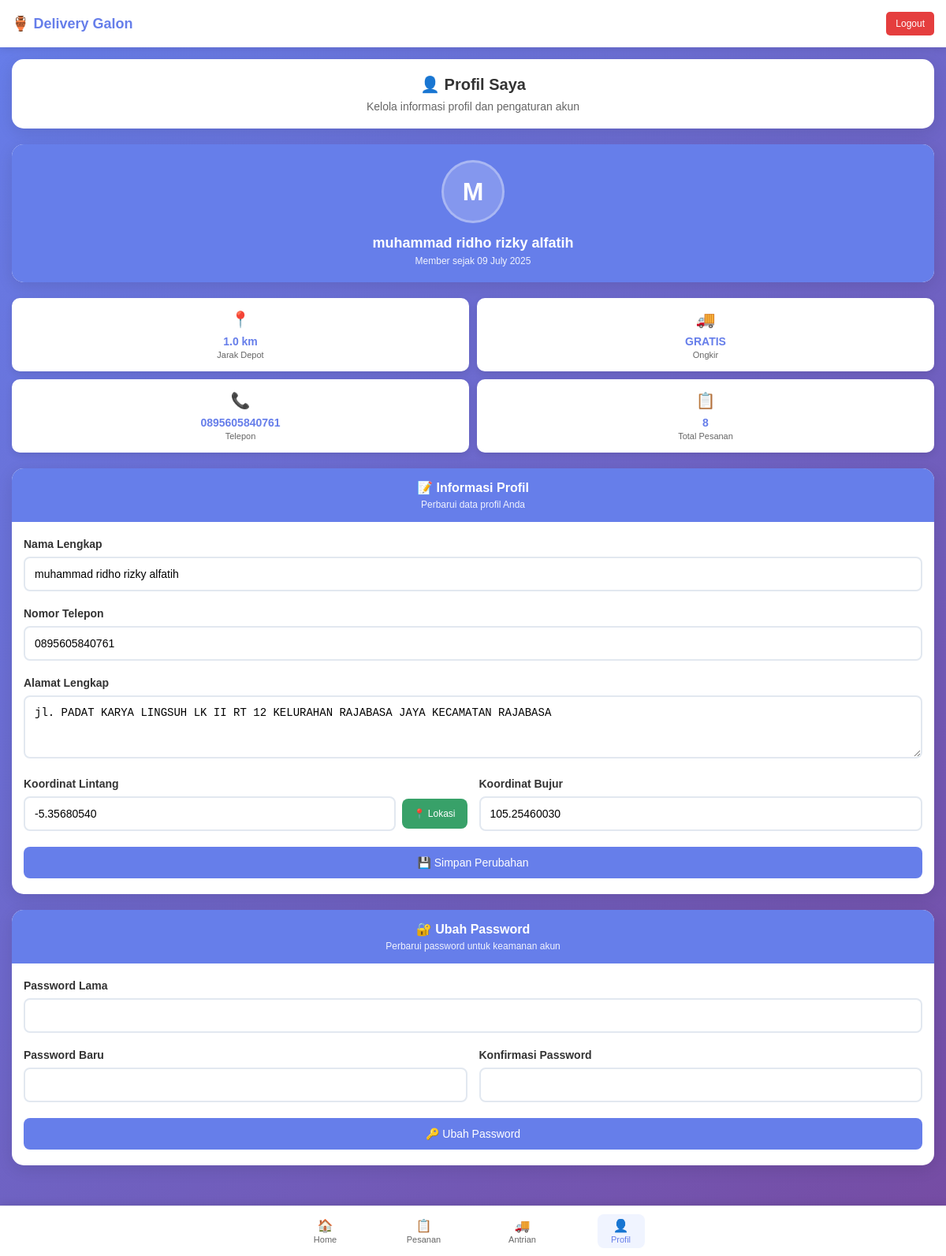
The page /customer/profile.php (signed in) on the database its author committed.
### tables this page shows
CREATE TABLE `users` (
  `id` int(11) NOT NULL,
  `name` varchar(100) NOT NULL,
  `phone` varchar(15) NOT NULL,
  `password` varchar(255) NOT NULL,
  `address` text NOT NULL,
  `latitude` decimal(10,8) NOT NULL,
  `longitude` decimal(11,8) NOT NULL,
  `house_photo` varchar(255) DEFAULT NULL,
  `role` enum('pembeli','karyawan','admin','boss') DEFAULT 'pembeli',
  `created_at` timestamp NOT NULL DEFAULT current_timestamp()
);

### config/database.php (called while the page is built, shortened)
<?php
function calculateDistance($lat1, $lon1, $lat2, $lon2) {
    $earth_radius = 6371;
    $dLat = deg2rad($lat2 - $lat1);
    $dLon = deg2rad($lon2 - $lon1);
    $a = sin($dLat/2) * sin($dLat/2) + cos(deg2rad($lat1)) * cos(deg2rad($lat2)) * sin($dLon/2) * sin($dLon/2);
    $c = 2 * atan2(sqrt($a), sqrt(1-$a));
    return $earth_radius * $c;
}
function calculateDeliveryFee($distance) {
    if ($distance <= 2) {
        return 0;
    } else {
        return ceil($distance - 2) * DELIVERY_RATE_PER_KM;
    }
}
?>

### customer/profile.php (the view, shortened to what this page needs)
<?php
require_once '../config/database.php';
$stmt = $pdo->prepare("SELECT * FROM users WHERE id = ?");
$stmt->execute([$_SESSION['user_id']]);
$user = $stmt->fetch();
$distance = calculateDistance($user['latitude'], $user['longitude'], DEPOT_LAT, DEPOT_LNG);
$delivery_fee = calculateDeliveryFee($distance);
$stmt = $pdo->prepare("SELECT COUNT(*) as total_orders FROM orders WHERE user_id = ?");
$stmt->execute([$_SESSION['user_id']]);
$orders_count = $stmt->fetch()['total_orders'];
$member_since = date('d F Y', strtotime($user['created_at']));
?>
<!DOCTYPE html>
<html lang="id">
<head>
</head>
<body>
    <div class="header">
        <div class="header-content">
            <div class="logo">🏺 Delivery Galon</div>
            <div class="user-info">
                <a href="../logout.php" class="logout-btn">Logout</a>
            </div>
        </div>
    </div>
    <div class="container">
        <div class="page-header">
            <h1>👤 Profil Saya</h1>
            <p>Kelola informasi profil dan pengaturan akun</p>
        </div>
        <div class="profile-card">
            <div class="profile-header">
                <div class="profile-avatar">
                    <?php echo strtoupper(substr($user['name'], 0, 1)); ?>
                </div>
                <div class="profile-name"><?php echo htmlspecialchars($user['name']); ?></div>
                <div class="profile-since">Member sejak <?php echo $member_since; ?></div>
            </div>
        </div>
        <div class="info-stats">
            <div class="stat-card">
                <div class="stat-icon">📍</div>
                <div class="stat-value"><?php echo number_format($distance, 1); ?> km</div>
                <div class="stat-label">Jarak Depot</div>
            </div>
            <div class="stat-card">
                <div class="stat-icon">🚚</div>
                <div class="stat-value"><?php echo $delivery_fee == 0 ? 'GRATIS' : formatRupiah($delivery_fee); ?></div>
                <div class="stat-label">Ongkir</div>
            </div>
            <div class="stat-card">
                <div class="stat-icon">📞</div>
                <div class="stat-value"><?php echo htmlspecialchars($user['phone']); ?></div>
                <div class="stat-label">Telepon</div>
            </div>
            <div class="stat-card">
                <div class="stat-icon">📋</div>
                <div class="stat-value"><?php echo $orders_count; ?></div>
                <div class="stat-label">Total Pesanan</div>
            </div>
        </div>
        <div class="form-section">
            <div class="section-header">
                <h2>📝 Informasi Profil</h2>
                <div class="section-subtitle">Perbarui data profil Anda</div>
            </div>
            <div class="form-content">
                <form method="POST">
                    <div class="form-group">
                        <label for="name">Nama Lengkap</label>
                        <input type="text" id="name" name="name" value="<?php echo htmlspecialchars($user['name']); ?>" required>
                    </div>
                    <div class="form-group">
                        <label for="phone">Nomor Telepon</label>
                        <input type="tel" id="phone" name="phone" value="<?php echo htmlspecialchars($user['phone']); ?>" required>
                    </div>
                    <div class="form-group">
                        <label for="address">Alamat Lengkap</label>
                        <textarea id="address" name="address" required><?php echo htmlspecialchars($user['address']); ?></textarea>
                    </div>
                    <div class="form-row">
                        <div class="form-group">
                            <label for="latitude">Koordinat Lintang</label>
                            <div class="coordinates-input">
                                <input type="number" id="latitude" name="latitude" step="0.000001" value="<?php echo $user['latitude']; ?>" required>
                                <button type="button" class="map-btn" onclick="getLocation()">📍 Lokasi</button>
                            </div>
                        </div>
                        <div class="form-group">
                            <label for="longitude">Koordinat Bujur</label>
                            <input type="number" id="longitude" name="longitude" step="0.000001" value="<?php echo $user['longitude']; ?>" required>
                        </div>
                    </div>
                    <button type="submit" name="update_profile" class="btn">💾 Simpan Perubahan</button>
                </form>
            </div>
        </div>
        <div class="form-section">
            <div class="section-header">
                <h2>🔐 Ubah Password</h2>
                <div class="section-subtitle">Perbarui password untuk keamanan akun</div>
            </div>
            <div class="form-content">
                <form method="POST">
                    <div class="form-group">
                        <label for="current_password">Password Lama</label>
                        <input type="password" id="current_password" name="current_password" required>
                    </div>
                    <div class="form-row">
                        <div class="form-group">
                            <label for="new_password">Password Baru</label>
                            <input type="password" id="new_password" name="new_password" required>
                        </div>
                        <div class="form-group">
                            <label for="confirm_password">Konfirmasi Password</label>
                            <input type="password" id="confirm_password" name="confirm_password" required>
                        </div>
                    </div>
                    <button type="submit" name="update_password" class="btn">🔑 Ubah Password</button>
                </form>
            </div>
        </div>
    </div>
    <div class="bottom-nav">
        <div class="nav-links">
            <a href="home.php">
                <span class="nav-icon">🏠</span>
                Home
            </a>
            <a href="orders.php">
                <span class="nav-icon">📋</span>
                Pesanan
            </a>
            <a href="queue.php">
                <span class="nav-icon">🚚</span>
                Antrian
            </a>
            <a href="profile.php" class="active">
                <span class="nav-icon">👤</span>
                Profil
            </a>
        </div>
    </div>
</body>
</html>

### customer/profile.php (style rules this page uses)
* { margin: 0; padding: 0; box-sizing: border-box; }
body { font-family: 'Arial', sans-serif; background: linear-gradient(135deg, #667eea 0%, #764ba2 100%); min-height: 100vh; padding-bottom: 80px; }
.header { background: white; padding: 15px; box-shadow: 0 2px 10px rgba(0,0,0,0.1); position: sticky; top: 0; z-index: 100; }
.header-content { display: flex; justify-content: space-between; align-items: center; }
.logo { font-size: 18px; font-weight: bold; color: #667eea; }
.user-info { display: flex; align-items: center; gap: 10px; }
.logout-btn { background: #e53e3e; color: white; border: none; padding: 8px 12px; border-radius: 5px; cursor: pointer; text-decoration: none; font-size: 12px; }
.container { padding: 15px; }
.page-header { background: white; padding: 20px 15px; border-radius: 15px; box-shadow: 0 5px 20px rgba(0,0,0,0.1); margin-bottom: 20px; text-align: center; }
.page-header h1 { color: #333; margin-bottom: 8px; font-size: 20px; }
.page-header p { color: #666; font-size: 14px; }
.profile-card { background: white; border-radius: 15px; box-shadow: 0 5px 20px rgba(0,0,0,0.1); margin-bottom: 20px; overflow: hidden; }
.profile-header { background: #667eea; color: white; padding: 20px 15px; text-align: center; position: relative; }
.profile-avatar { width: 80px; height: 80px; background: rgba(255,255,255,0.2); border-radius: 50%; display: flex; align-items: center; justify-content: center; color: white; font-size: 32px; font-weight: bold; margin: 0 auto 15px; border: 3px solid rgba(255,255,255,0.3); }
.profile-name { font-size: 18px; font-weight: bold; margin-bottom: 5px; }
.profile-since { font-size: 12px; opacity: 0.9; }
.info-stats { display: grid; grid-template-columns: repeat(2, 1fr); gap: 10px; margin-bottom: 20px; }
.stat-card { background: white; padding: 15px; border-radius: 10px; box-shadow: 0 3px 10px rgba(0,0,0,0.1); text-align: center; }
.stat-icon { font-size: 20px; margin-bottom: 8px; }
.stat-value { font-size: 14px; font-weight: bold; color: #667eea; margin-bottom: 3px; }
.stat-label { color: #666; font-size: 11px; }
.form-section { background: white; border-radius: 15px; box-shadow: 0 5px 20px rgba(0,0,0,0.1); overflow: hidden; margin-bottom: 20px; }
.section-header { background: #667eea; color: white; padding: 15px; text-align: center; }
.section-header h2 { font-size: 16px; margin-bottom: 5px; }
.section-subtitle { font-size: 12px; opacity: 0.9; }
.form-content { padding: 20px 15px; }
.form-group { margin-bottom: 20px; }
.form-group label { display: block; margin-bottom: 8px; font-weight: bold; color: #333; font-size: 14px; }
.form-group input, .form-group textarea { width: 100%; padding: 12px; border: 2px solid #e2e8f0; border-radius: 8px; font-size: 14px; transition: border-color 0.3s; }
.form-group textarea { height: 80px; resize: vertical; }
.form-row { display: grid; grid-template-columns: 1fr 1fr; gap: 15px; }
.coordinates-input { display: flex; gap: 8px; align-items: center; }
.coordinates-input input { flex: 1; }
.map-btn { background: #38a169; color: white; border: none; padding: 12px 15px; border-radius: 8px; cursor: pointer; font-size: 12px; white-space: nowrap; }
.btn { background: #667eea; color: white; border: none; padding: 12px 20px; border-radius: 8px; cursor: pointer; font-size: 14px; transition: background 0.3s; width: 100%; }
.bottom-nav { position: fixed; bottom: 0; left: 0; right: 0; background: white; border-top: 1px solid #eee; padding: 10px 0; box-shadow: 0 -2px 10px rgba(0,0,0,0.1); }
.nav-links { display: flex; justify-content: space-around; max-width: 500px; margin: 0 auto; }
.nav-links a { color: #666; text-decoration: none; text-align: center; font-size: 11px; padding: 5px; border-radius: 8px; transition: all 0.3s; min-width: 60px; }
.nav-links a.active { color: #667eea; background: #f0f4ff; }
.nav-icon { font-size: 16px; margin-bottom: 2px; display: block; }

### rows shown on the page
users: name "M", name "muhammad ridho rizky alfatih", created_at "09 July 2025", phone "0895605840761", address "jl. PADAT KARYA LINGSUH LK II RT 12 KELURAHAN RAJABASA JAYA KECAMATAN RAJABASA", latitude "-5.35680540", longitude "105.25460030"

### other values the page prints
$distance "1.0"
$orders_count "8"
